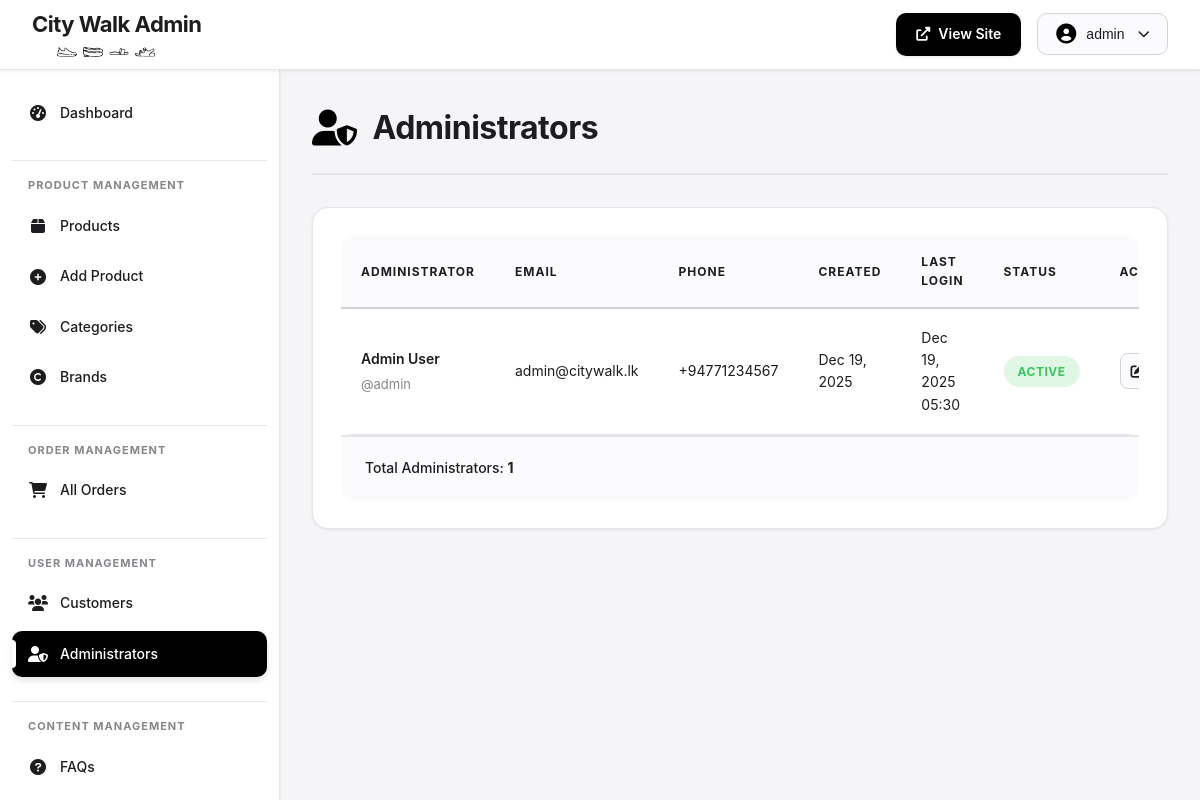
/city-walk--FINAL/admin/admins.php (signed in), run on the app's committed database.
### tables this page shows
CREATE TABLE `users` (
  `user_id` int(11) NOT NULL,
  `username` varchar(50) NOT NULL,
  `email` varchar(100) NOT NULL,
  `password_hash` varchar(255) NOT NULL,
  `first_name` varchar(50) NOT NULL,
  `last_name` varchar(50) NOT NULL,
  `phone` varchar(20) DEFAULT NULL,
  `address` text DEFAULT NULL,
  `city` varchar(50) DEFAULT NULL,
  `postal_code` varchar(10) DEFAULT NULL,
  `user_type` enum('customer','admin') DEFAULT 'customer',
  `status` enum('active','inactive','suspended') DEFAULT 'active',
  `created_at` timestamp NOT NULL DEFAULT current_timestamp(),
  `updated_at` timestamp NOT NULL DEFAULT current_timestamp() ON UPDATE current_timestamp(),
  `last_login` timestamp NULL DEFAULT NULL
);

### city-walk--FINAL/admin/admins.php (the view, shortened to what this page needs)
<?php
$db = getDB();
$stmt = $db->query("SELECT user_id, username, email, first_name, last_name, phone, status, created_at, last_login FROM users WHERE user_type = 'admin' ORDER BY created_at DESC");
$admins = $stmt->fetchAll();
?>
<!DOCTYPE html>
<html lang="en">
<head>
    <link rel="stylesheet" href="../css/admin-styles.css">
    <link rel="stylesheet" href="https://cdnjs.cloudflare.com/ajax/libs/font-awesome/6.0.0/css/all.min.css">
</head>
<body>
    <?php include 'includes/header.php'; ?>
    <?php include 'includes/sidebar.php'; ?>
    <main class="admin-main">
        <div class="admin-container">
            <div class="page-header">
                <h1><i class="fas fa-user-shield"></i> Administrators</h1>
            </div>
            <div class="admin-card">
                <div class="table-responsive">
                    <table class="admin-table">
                        <thead>
                            <tr>
                                <th>Administrator</th>
                                <th>Email</th>
                                <th>Phone</th>
                                <th>Created</th>
                                <th>Last Login</th>
                                <th>Status</th>
                                <th>Actions</th>
                            </tr>
                        </thead>
                        <tbody>
                            <?php if (empty($admins)): ?>
                                <tr>
                                    <td colspan="6" class="text-center">No administrators found</td>
                                </tr>
                            <?php else: ?>
                                <?php foreach ($admins as $admin): ?>
                                    <tr>
                                        <td>
                                            <strong><?php echo htmlspecialchars($admin['first_name'] . ' ' . $admin['last_name']); ?></strong><br>
                                            <small>@<?php echo htmlspecialchars($admin['username']); ?></small>
                                        </td>
                                        <td><?php echo htmlspecialchars($admin['email']); ?></td>
                                        <td><?php echo htmlspecialchars($admin['phone'] ?: 'N/A'); ?></td>
                                        <td><?php echo date('M d, Y', strtotime($admin['created_at'])); ?></td>
                                        <td><?php echo $admin['last_login'] ? date('M d, Y H:i', strtotime($admin['last_login'])) : 'Never'; ?></td>
                                        <td>
                                            <span class="status-badge status-<?php echo $admin['status']; ?>">
                                                <?php echo ucfirst($admin['status']); ?>
                                            </span>
                                        </td>
                                        <td>
                                            <a href="edit-admin.php?id=<?php echo $admin['user_id']; ?>" class="btn-action" title="Edit">
                                                <i class="fas fa-edit"></i>
                                            </a>
                                        </td>
                                    </tr>
                                <?php endforeach; ?>
                            <?php endif; ?>
                        </tbody>
                    </table>
                </div>
                <div class="table-footer">
                    <p>Total Administrators: <strong><?php echo count($admins); ?></strong></p>
                </div>
            </div>
        </div>
    </main>
</body>
</html>

### city-walk--FINAL/css/admin-styles.css (style rules this page uses)
* { margin: 0; padding: 0; box-sizing: border-box; }
:root { --primary-color: #1d1d1f; --primary-light: #2d2d2f; --accent-color: #000000; --accent-hover: #a50000; --bg-primary: #ffffff; --bg-secondary: #f5f5f7; --bg-tertiary: #fbfbfd; --text-primary: #1d1d1f; --text-secondary: #86868b; --text-tertiary: #6e6e73; --border-light: #d2d2d7; --border-lighter: #e5e5ea; --border-dark: #86868b; --success: #34C759; --warning: #FF9500; --error: #FF3B30; --info: #007AFF; --shadow-sm: 0 1px 3px rgba(0, 0, 0, 0.08); --shadow-md: 0 4px 6px rgba(0, 0, 0, 0.1); --shadow-lg: 0 10px 15px rgba(0, 0, 0, 0.1); --shadow-xl: 0 20px 25px rgba(0, 0, 0, 0.15); --transition-fast: 0.15s ease; --transition-normal: 0.3s ease; --transition-slow: 0.5s ease; }
body { font-family: -apple-system, BlinkMacSystemFont, 'Poppins', 'Segoe UI', Roboto, Oxygen, Ubuntu, Cantarell, sans-serif; background: var(--bg-secondary); color: var(--text-primary); line-height: 1.6; overflow-x: hidden; }
.admin-main { margin-left: 280px; margin-top: 70px; min-height: calc(100vh - 70px); padding: 32px; }
.admin-container { max-width: 1400px; margin: 0 auto; }
.page-header { display: flex; justify-content: space-between; align-items: center; margin-bottom: 32px; padding-bottom: 20px; border-bottom: 2px solid var(--border-lighter); }
.page-header h1 { font-size: 32px; font-weight: 700; color: var(--text-primary); display: flex; align-items: center; gap: 16px; letter-spacing: -0.5px; }
.page-header h1 i { color: var(--accent-color); font-size: 36px; }
.admin-card { background: var(--bg-primary); border-radius: 16px; box-shadow: var(--shadow-sm); padding: 28px; margin-bottom: 28px; border: 1px solid var(--border-lighter); transition: var(--transition-normal); }
.btn-action { display: inline-flex; align-items: center; justify-content: center; width: 36px; height: 36px; background: var(--bg-tertiary); color: var(--text-primary); border: 1px solid var(--border-light); border-radius: 8px; cursor: pointer; transition: var(--transition-normal); text-decoration: none; }
.table-responsive { overflow-x: auto; border-radius: 12px; }
.admin-table { width: 100%; border-collapse: collapse; font-size: 14px; }
.admin-table thead { background: var(--bg-tertiary); }
.admin-table thead th { padding: 16px 20px; text-align: left; font-weight: 700; color: var(--text-primary); text-transform: uppercase; font-size: 12px; letter-spacing: 1px; border-bottom: 2px solid var(--border-light); }
.admin-table tbody tr { border-bottom: 1px solid var(--border-lighter); transition: var(--transition-fast); }
.admin-table tbody td { padding: 18px 20px; color: var(--text-primary); vertical-align: middle; }
.admin-table tbody td strong { font-weight: 600; }
.admin-table tbody td small { display: block; color: var(--text-secondary); font-size: 13px; margin-top: 4px; }
.table-footer { padding: 20px 24px; background: var(--bg-tertiary); border-top: 2px solid var(--border-lighter); border-radius: 0 0 12px 12px; display: flex; justify-content: space-between; align-items: center; }
.table-footer p { margin: 0; color: var(--text-primary); font-size: 14px; font-weight: 500; }
.status-badge { display: inline-block; padding: 6px 14px; border-radius: 20px; font-size: 12px; font-weight: 700; text-transform: uppercase; letter-spacing: 0.5px; }
.status-badge.status-active, .status-badge.status-confirmed, .status-badge.status-delivered, .status-badge.status-paid { background: rgba(52, 199, 89, 0.15); color: var(--success); }
.admin-card, .stat-card, .alert { animation: fadeIn 0.5s ease; }
html { scroll-behavior: smooth; }

### data on the page
users: first_name+last_name "Admin User", username "admin", email "admin@citywalk.lk", phone "+94771234567", created_at "Dec 19, 2025", last_login "Dec 19, 2025 05:30", status "ACTIVE"

### other printed values
$_SESSION['username'] "admin"
count($admins) "1"
